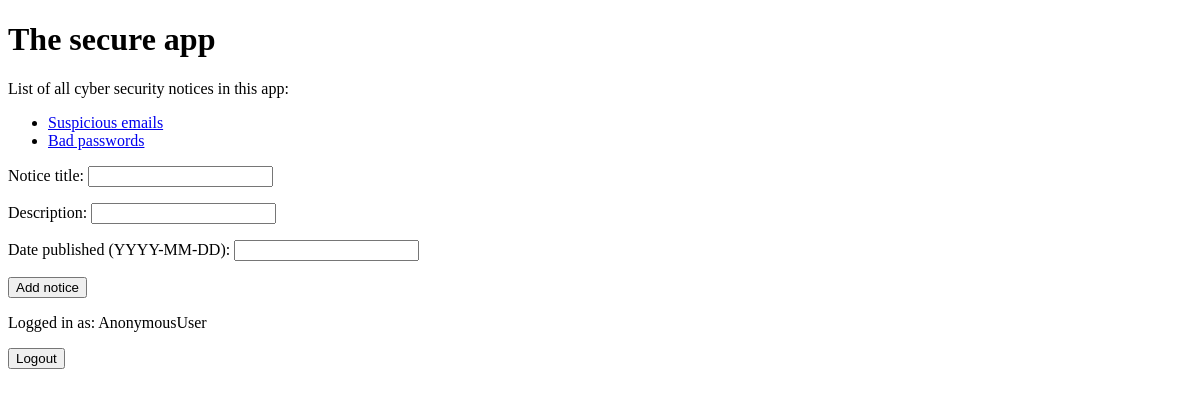
Page /secureapp/home on the earlier database version.
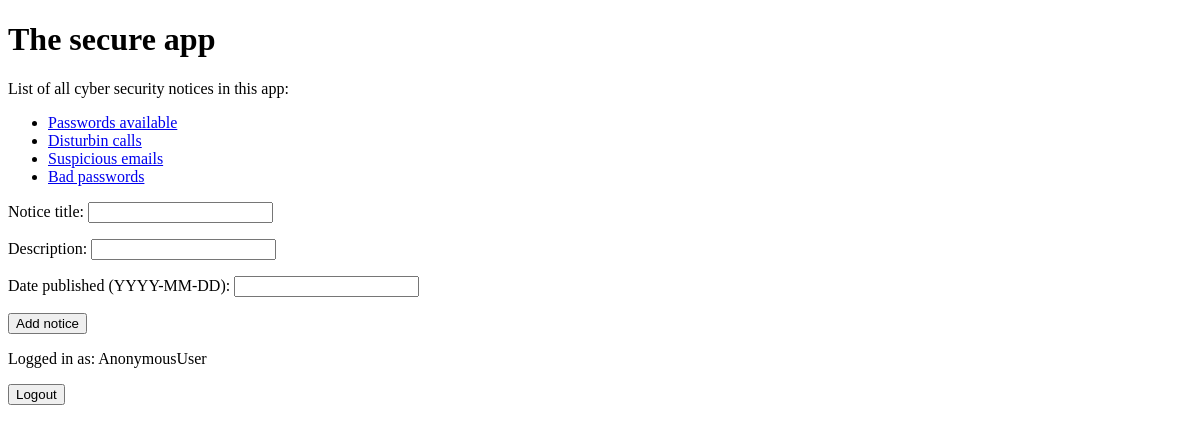
Same page on the later database version.
### secureapp/models.py (models this page shows, shortened)
class Notice(models.Model):
    notice_title = models.CharField(max_length=200)
    description = models.CharField(max_length=2000)
    pub_date = models.DateTimeField('date published (YYYY-MM-DD)')

### secureapp/views.py (the view, shortened to what this page needs)
# urls.py: path('home', views.homeView.as_view(), name='home'),
class homeView(generic.ListView):
    template_name = 'secureapp/home.html'
    context_object_name = 'notice_list'
    def get(self, request, *args, **kwargs):
            notices = Notice.objects.order_by('-pub_date')
            form = NoticeForm()
            return render(request, self.template_name, {'notice_list': notices, 'form': form})

### secureapp/forms.py
class NoticeForm(forms.ModelForm):
    class Meta:
        model = Notice
        fields = ['notice_title', 'description', 'pub_date']

### secureapp/templates/secureapp/home.html (shortened to what this page needs)
<!DOCTYPE html>
<html xmlns="http://www.w3.org/1999/xhtml">
<head>
</head>
<h1>The secure app</h1>
<p>List of all cyber security notices in this app: </p>
{% if notice_list %}
    <ul>
    {% for notice in notice_list %}
        <li><a href="{% url 'secureapp:detail' notice.id %}">{{ notice.notice_title }}</a></li>
    {% endfor %}
    </ul>
{% else %}
    <p>No notices are available.</p>
{% endif %}
{% block content %}
<form method="post" action="{% url 'secureapp:home' %}">
    {{ form.as_p }}
    <button type="submit">Add notice</button>
</form>
{% endblock %}
<p>Logged in as: {{user}}</p>
<form action='logout/' method="POST">
    <input type="submit" value="Logout"/>
</form>

Differences in the rows shown:
added Notice: notice_title "Passwords available"
added Notice: notice_title "Disturbin calls"
